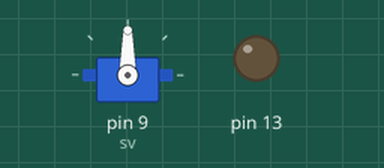
This sketch was run on a simulated Arduino Uno, built with avr-gcc and run on an emulated ATmega328P. On the bench: servo, output pins drawn as LEDs (lit = HIGH).

Above: at 0.1 s.
At 7.1 s:
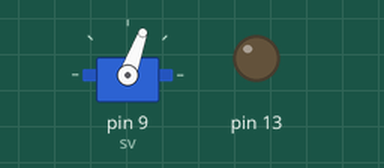
At 12.1 s:
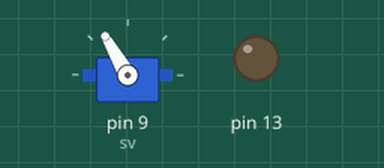
At 18.1 s:
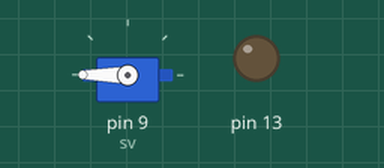
Timing chart, 0 to 19.6 s (numbered marks = the images above):
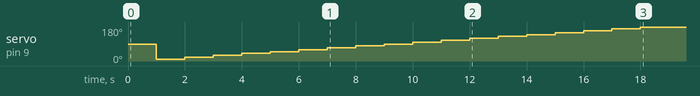

The sketch:

mission.ino
```cpp
#include <Servo.h>


//1초에 한번씩 서보모터의 각도가 10‘씩 증가하도록 하시오
//만약 서보모터의 현재각도가 150'에 도달하게 되는 경우 -10‘씩 감소하도록 하시오

Servo sv;
int angle=0;
boolean flag=false;

void setup()
{
  // put your setup code here, to run once:
  pinMode(13,OUTPUT);
  sv.attach(9); //9번 핀에 서보모터 설치
}

void loop()
{
  // put your main code here, to run repeatedly:
  if (angle<150)  {
    if(millis() % 1000 < 500)  {
      if (flag==true)  {
        flag=false;
        angle+=10;
        sv.write(angle);
      }
    }
     //500ms 전까지 flag가 1이면 0으로 바꾸고 각도를 10 증가
     //그 이후 500ms 전까지 flag는 0이므로 if문 실행 안함
    else  {
      flag=true;
    }
    //500ms 이후 flag가 1로 바뀌고 1cycle 후에 다시 if문 실행. 반복.
  }
  //1초 주기로 서보모터가 10도씩 증가.

  else if (angle>=150)  {
    if(millis() % 1000 < 500)  {
      if (flag==true)  {
        flag=false;
        angle+=10;
        sv.write(angle);
      }
    }
     //500ms 전까지 flag가 1이면 0으로 바꾸고 각도를 10 증가
     //그 이후 500ms 전까지 flag는 0이므로 if문 실행 안함
    else  {
      flag=true;
    }
    //500ms 이후 flag가 1로 바뀌고 1cycle 후에 다시 if문 실행. 반복.
  }
  //1초 주기로 서보모터가 10도씩 증가.

}
```

Measured:
- by itself, servo on pin 9 (sv): 90° → 10° at 1.0 s, → 20° 1.0 s later, → 30° 1.0 s later, → 40° 1.0 s later, … (18 changes in this stretch)
